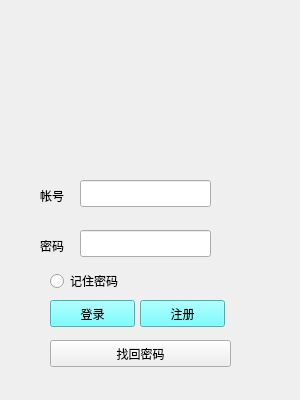
<?xml version="1.0" encoding="UTF-8"?>
<ui version="4.0">
 <class>Login</class>
 <widget class="QWidget" name="Login">
  <property name="geometry">
   <rect>
    <x>0</x>
    <y>0</y>
    <width>300</width>
    <height>400</height>
   </rect>
  </property>
  <property name="windowTitle">
   <string>Form</string>
  </property>
  <widget class="QLabel" name="logLable">
   <property name="geometry">
    <rect>
     <x>0</x>
     <y>0</y>
     <width>301</width>
     <height>71</height>
    </rect>
   </property>
   <property name="styleSheet">
    <string notr="true"/>
   </property>
   <property name="text">
    <string/>
   </property>
  </widget>
  <widget class="QLabel" name="headLable">
   <property name="geometry">
    <rect>
     <x>100</x>
     <y>90</y>
     <width>81</width>
     <height>61</height>
    </rect>
   </property>
   <property name="styleSheet">
    <string notr="true"/>
   </property>
   <property name="text">
    <string/>
   </property>
  </widget>
  <widget class="QLineEdit" name="lineEdit">
   <property name="geometry">
    <rect>
     <x>80</x>
     <y>180</y>
     <width>131</width>
     <height>27</height>
    </rect>
   </property>
   <property name="styleSheet">
    <string notr="true">font: 16pt &quot;AR PL UKai CN&quot;;</string>
   </property>
   <property name="alignment">
    <set>Qt::AlignCenter</set>
   </property>
  </widget>
  <widget class="QLineEdit" name="lineEdit_2">
   <property name="geometry">
    <rect>
     <x>80</x>
     <y>230</y>
     <width>131</width>
     <height>27</height>
    </rect>
   </property>
   <property name="styleSheet">
    <string notr="true">font: 16pt &quot;AR PL UKai CN&quot;;</string>
   </property>
   <property name="echoMode">
    <enum>QLineEdit::Password</enum>
   </property>
   <property name="alignment">
    <set>Qt::AlignCenter</set>
   </property>
  </widget>
  <widget class="QRadioButton" name="radioButton">
   <property name="geometry">
    <rect>
     <x>50</x>
     <y>270</y>
     <width>100</width>
     <height>22</height>
    </rect>
   </property>
   <property name="text">
    <string>记住密码</string>
   </property>
  </widget>
  <widget class="QPushButton" name="loginButton">
   <property name="geometry">
    <rect>
     <x>50</x>
     <y>300</y>
     <width>85</width>
     <height>27</height>
    </rect>
   </property>
   <property name="styleSheet">
    <string notr="true">background-color: rgb(85, 255, 255);</string>
   </property>
   <property name="text">
    <string>登录</string>
   </property>
  </widget>
  <widget class="QPushButton" name="registerButton">
   <property name="geometry">
    <rect>
     <x>140</x>
     <y>300</y>
     <width>85</width>
     <height>27</height>
    </rect>
   </property>
   <property name="styleSheet">
    <string notr="true">background-color: rgb(85, 255, 255);</string>
   </property>
   <property name="text">
    <string>注册</string>
   </property>
  </widget>
  <widget class="QPushButton" name="pushButton_3">
   <property name="geometry">
    <rect>
     <x>50</x>
     <y>340</y>
     <width>181</width>
     <height>27</height>
    </rect>
   </property>
   <property name="text">
    <string>找回密码</string>
   </property>
  </widget>
  <widget class="QLabel" name="label_3">
   <property name="geometry">
    <rect>
     <x>40</x>
     <y>180</y>
     <width>31</width>
     <height>31</height>
    </rect>
   </property>
   <property name="text">
    <string>帐号</string>
   </property>
  </widget>
  <widget class="QLabel" name="label_4">
   <property name="geometry">
    <rect>
     <x>40</x>
     <y>230</y>
     <width>31</width>
     <height>31</height>
    </rect>
   </property>
   <property name="text">
    <string>密码</string>
   </property>
  </widget>
  <zorder>headLable</zorder>
  <zorder>logLable</zorder>
  <zorder>lineEdit</zorder>
  <zorder>lineEdit_2</zorder>
  <zorder>radioButton</zorder>
  <zorder>loginButton</zorder>
  <zorder>registerButton</zorder>
  <zorder>pushButton_3</zorder>
  <zorder>label_3</zorder>
  <zorder>label_4</zorder>
 </widget>
 <resources/>
 <connections/>
</ui>
